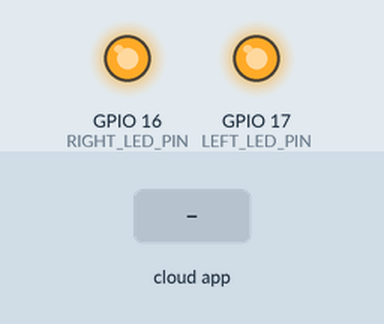
Recording of a sketch running on a simulated ESP32. Shown: output pins drawn as LEDs (lit = HIGH). The inputs (shaded band) are chosen by the test bench. The ROS host is connected and sends only what is stated.

Above: at 3.2 s.
3.3 s: the phone or cloud app sets LEDs to 0
At 3.7 s:
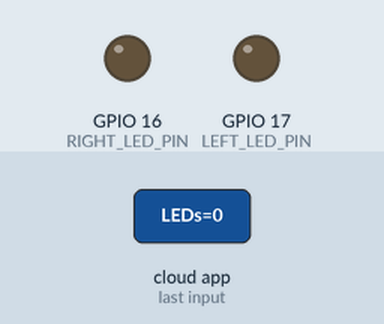
4.8 s: the phone or cloud app sets LEDs to 1
At 5.1 s:
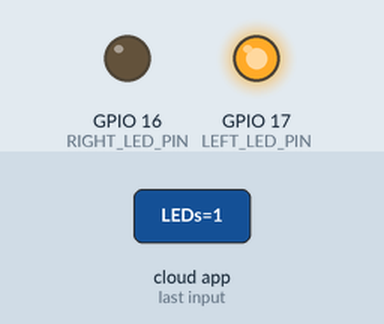
6.3 s: the phone or cloud app sets LEDs to 2
At 7.6 s:
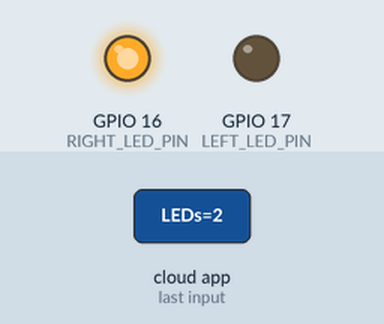
7.9 s: the phone or cloud app sets LEDs to 3
At 9.3 s:
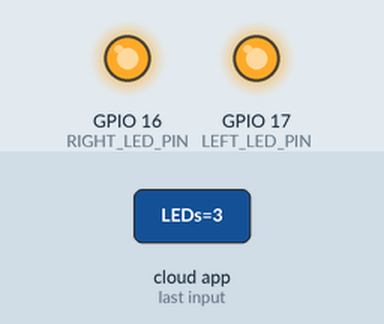
Timing chart, 0 to 10.4 s (numbered marks = the images above; inputs shaded):
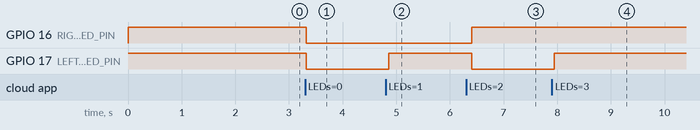

Measured:
- after the input at 3.3 s, GPIO 16 (RIGHT_LED_PIN), GPIO 17 (LEFT_LED_PIN): HIGH → LOW at once
- after the input at 4.8 s, GPIO 17 (LEFT_LED_PIN): LOW → HIGH after 0.06 s
- after the input at 6.3 s, GPIO 16 (RIGHT_LED_PIN): LOW → HIGH after 0.10 s; GPIO 17 (LEFT_LED_PIN): HIGH → LOW after 0.10 s
- after the input at 7.9 s, GPIO 17 (LEFT_LED_PIN): LOW → HIGH after 0.05 s

The sketch:

lineturtle_esp32_microros.ino
```cpp
#include <micro_ros_arduino.h>

#include <stdio.h>
#include <rcl/rcl.h>
#include <rcl/error_handling.h>
#include <rclc/rclc.h>
#include <rclc/executor.h>

#include <std_msgs/msg/int8.h>

// LED subscriber
rcl_subscription_t LEDs_subscriber;
// LED message type
std_msgs__msg__Int8 LEDs_msg;


rclc_executor_t executor;
rclc_support_t support;
rcl_allocator_t allocator;
rcl_node_t node;
rcl_timer_t timer;

// LED pins
#define LEFT_LED_PIN 17
#define RIGHT_LED_PIN 16

#define RCCHECK(fn) { rcl_ret_t temp_rc = fn; if((temp_rc != RCL_RET_OK)){error_loop();}}
#define RCSOFTCHECK(fn) { rcl_ret_t temp_rc = fn; if((temp_rc != RCL_RET_OK)){}}


void error_loop(){
  while(1){
    delay(100);
  }
}

// LED subscriber message return
void LEDs_subscription_callback(const void * msgin)
{
  const std_msgs__msg__Int8 * msg = (const std_msgs__msg__Int8 *)msgin;

  int8_t value = msg->data;

  switch (value) {
    case 0:
      digitalWrite(LEFT_LED_PIN, LOW);
      digitalWrite(RIGHT_LED_PIN, LOW);
      break;
    case 1:
      digitalWrite(LEFT_LED_PIN, HIGH);
      digitalWrite(RIGHT_LED_PIN, LOW);
      break;
    case 2:
      digitalWrite(LEFT_LED_PIN, LOW);
      digitalWrite(RIGHT_LED_PIN, HIGH);
      break;
    case 3:
      digitalWrite(LEFT_LED_PIN, HIGH);
      digitalWrite(RIGHT_LED_PIN, HIGH);
      break;
    default:
      break;
  }

  //digitalWrite(LED_PIN, (msg->data == 0) ? LOW : HIGH);
}

void setup() {
  set_microros_transports();


  pinMode(LEFT_LED_PIN, OUTPUT);
  digitalWrite(LEFT_LED_PIN, HIGH);

  pinMode(RIGHT_LED_PIN, OUTPUT);
  digitalWrite(RIGHT_LED_PIN, HIGH);
  delay(2000);

  allocator = rcl_get_default_allocator();

  //create init_options
  RCCHECK(rclc_support_init(&support, 0, NULL, &allocator));

  // create node
  RCCHECK(rclc_node_init_default(&node, "robot_esp32", "", &support));

  // create subscriber
  RCCHECK(rclc_subscription_init_default(
    &LEDs_subscriber,
    &node,
    ROSIDL_GET_MSG_TYPE_SUPPORT(std_msgs, msg, Int8),
    "LEDs"));

  // create executor
  RCCHECK(rclc_executor_init(&executor, &support.context, 1, &allocator));
  RCCHECK(rclc_executor_add_subscription(&executor, &LEDs_subscriber, &LEDs_msg, &LEDs_subscription_callback, ON_NEW_DATA));
}

void loop() {
  delay(100);
  RCCHECK(rclc_executor_spin_some(&executor, RCL_MS_TO_NS(100)));
}
```
